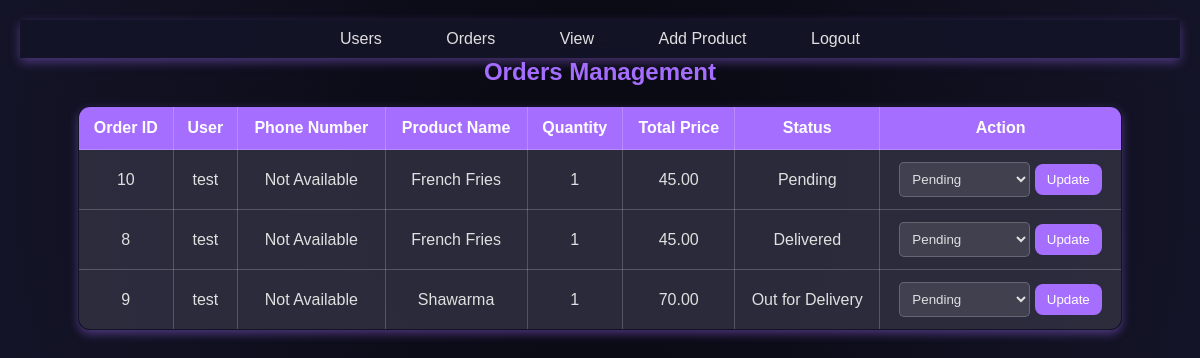
/Admin/php/admin_orders.php, run on the app's committed database.
### tables this page shows
CREATE TABLE `orders` (
  `id` int(11) NOT NULL,
  `user_id` int(11) NOT NULL,
  `product_name` varchar(100) NOT NULL,
  `quantity` int(11) NOT NULL DEFAULT 1,
  `total_price` decimal(10,2) NOT NULL,
  `status` varchar(20) NOT NULL DEFAULT 'Pending',
  `created_at` timestamp NOT NULL DEFAULT current_timestamp()
);

CREATE TABLE `users` (
  `id` int(11) NOT NULL,
  `email` varchar(255) NOT NULL,
  `username` varchar(100) NOT NULL,
  `password` varchar(255) NOT NULL,
  `phone_number` varchar(15) DEFAULT NULL
);

### Admin/php/admin_orders.php (the view, shortened to what this page needs)
<?php
include 'config/db_connect.php';
$result = $conn->query("SELECT o.*, u.username, u.phone_number FROM orders o
                        JOIN users u ON o.user_id = u.id ORDER BY o.created_at DESC");
?>
<!DOCTYPE html>
<html lang="en">
<head>
    <link rel="stylesheet" href="../css/admin_order.css">
    <div class="navbar">
    <a href="admin_users.php">Users</a>
    <a href="admin_orders.php">Orders</a>
    <a href="view_products.php">View</a>
    <a href="add_product.php">Add Product</a>
    <a href="../index.php">Logout</a>
</div>
</head>
<body>
    <h2>Orders Management</h2>
    <table border="1">
        <tr>
            <th>Order ID</th>
            <th>User</th>
            <th>Phone Number</th>
            <th>Product Name</th>
            <th>Quantity</th>
            <th>Total Price</th>
            <th>Status</th>
            <th>Action</th>
        </tr>
        <?php while ($row = $result->fetch_assoc()) { ?>
            <tr>
                <td><?php echo $row['id']; ?></td>
                <td><?php echo htmlspecialchars($row['username']); ?></td>
                <td><?php echo htmlspecialchars($row['phone_number'] ?? 'Not Available'); ?></td>
                <td><?php echo htmlspecialchars($row['product_name']); ?></td>
                <td><?php echo $row['quantity']; ?></td>
                <td><?php echo $row['total_price']; ?></td>
                <td><?php echo $row['status'] ?? 'Pending'; ?></td>
                <td>
                    <form method="POST" action="update_order_status.php">
                        <select name="status">
                            <option value="Pending">Pending</option>
                        </select>
                        <button type="submit">Update</button>
                    </form>
                </td>
            </tr>
        <?php } ?>
    </table>
</body>
</html>

### Admin/css/admin_order.css (style rules this page uses)
:root { --primary-color: #a56eff; --accent-color: #ff66b2; --text-color: #e0e0e0; --bg-gradient: radial-gradient(circle, rgba(10, 10, 20, 1) 20%, rgba(20, 20, 40, 1) 100%); --glass-bg: rgba(20, 20, 40, 0.8); --shadow-color: rgba(165, 110, 255, 0.4); --border-color: rgba(255, 255, 255, 0.2); }
* { margin: 0; padding: 0; box-sizing: border-box; font-family: 'Poppins', sans-serif; }
body { background: var(--bg-gradient); color: var(--text-color); text-align: center; padding: 20px; }
.navbar { background: rgba(20, 20, 40, 0.9); backdrop-filter: blur(10px); padding: 10px 0; box-shadow: 0 4px 10px var(--shadow-color); }
.navbar a { color: var(--text-color); text-decoration: none; margin: 0 15px; padding: 10px 15px; transition: 0.3s ease-in-out; }
h2 { color: var(--primary-color); margin-bottom: 20px; }
table { width: 90%; margin: auto; border-collapse: collapse; background: var(--glass-bg); box-shadow: 0 4px 10px var(--shadow-color); border-radius: 12px; overflow: hidden; }
table, th, td { border: 1px solid var(--border-color); }
th, td { padding: 12px; text-align: center; }
th { background: var(--primary-color); color: white; }
td { background: rgba(255, 255, 255, 0.1); }
select { padding: 8px; border: 1px solid var(--border-color); border-radius: 5px; background: rgba(255, 255, 255, 0.1); color: var(--text-color); }
button { background: var(--primary-color); color: white; padding: 8px 12px; border: none; border-radius: 8px; cursor: pointer; transition: 0.3s ease-in-out; }

### data on the page
orders: id "10", user.username "test", user.phone_number "Not Available", product_name "French Fries", quantity "1", total_price "45.00", status "Pending"
orders: id "8", user.username "test", user.phone_number "Not Available", product_name "French Fries", quantity "1", total_price "45.00", status "Delivered"
orders: id "9", user.username "test", user.phone_number "Not Available", product_name "Shawarma", quantity "1", total_price "70.00", status "Out for Delivery"
